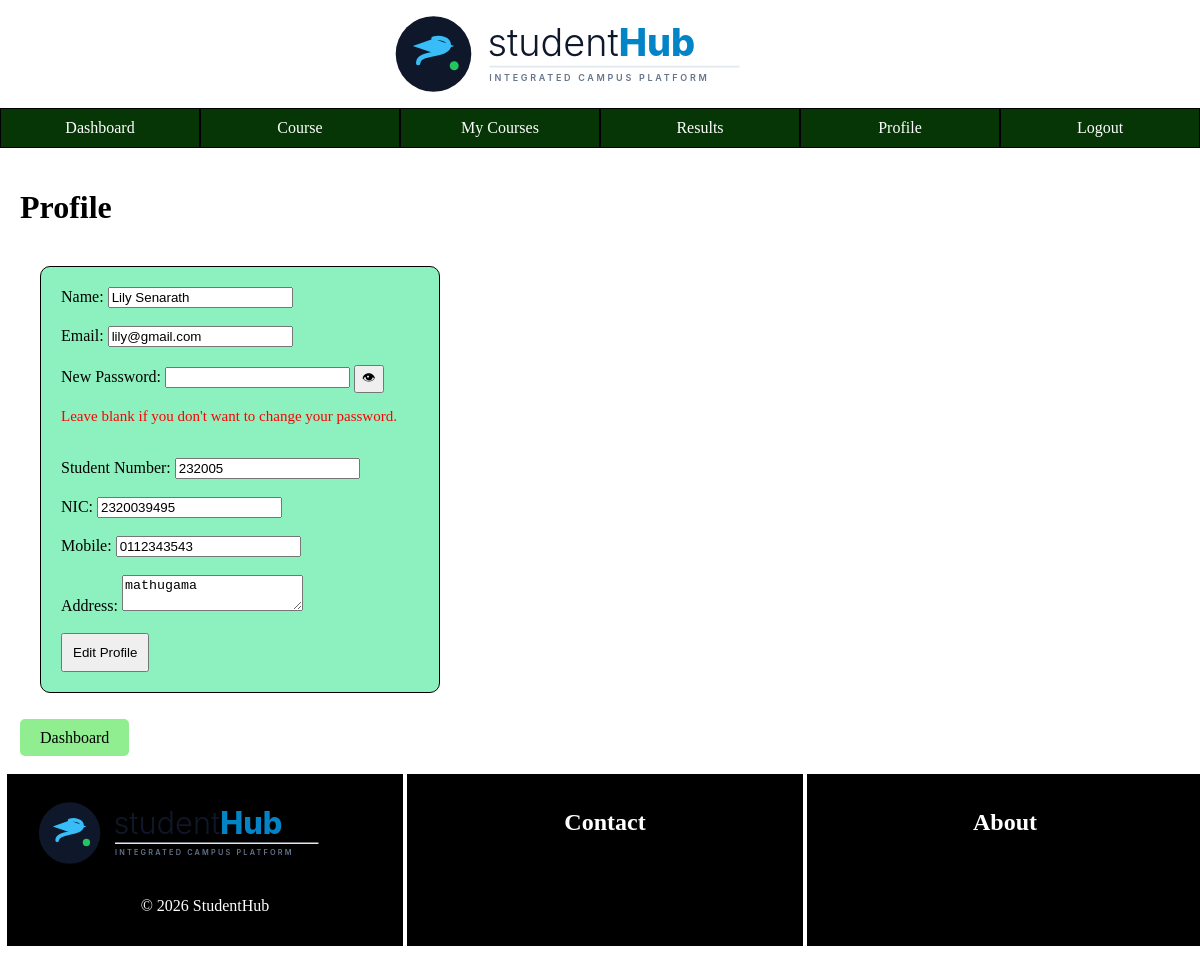
/student/profile.php (signed in), run on the app's committed database.
### tables this page shows
CREATE TABLE `users` (
  `user_id` int(11) NOT NULL,
  `name` varchar(100) NOT NULL,
  `email` varchar(100) NOT NULL,
  `password` varchar(225) NOT NULL,
  `role` varchar(20) NOT NULL
);

CREATE TABLE `students` (
  `student_id` int(11) NOT NULL,
  `user_id` int(11) NOT NULL,
  `student_number` varchar(20) DEFAULT NULL,
  `nic` varchar(20) DEFAULT NULL,
  `mobile` varchar(20) DEFAULT NULL,
  `address` varchar(255) DEFAULT NULL
);

### student/profile.php (the view, shortened to what this page needs)
<?php
    include "../includes/db.php";
    $user_id = $_SESSION['user_id'];
    $stmt2 = $conn->prepare("SELECT name, email, password FROM users WHERE user_id = ?");
    $stmt2->bind_param("i", $user_id);
    $stmt2->execute();
    $user = $stmt2->get_result()->fetch_assoc();
    $stmt1 = $conn->prepare("SELECT nic, mobile, student_number, address FROM students WHERE user_id = ?");
    $stmt1->bind_param("i", $user_id);
    $stmt1->execute();
    $student = $stmt1->get_result()->fetch_assoc();
?>
<!DOCTYPE html>
<html lang="en">
<head>
    <link rel="stylesheet" href="/student_management/css/style.css">
</head>
<body>
    <?php
        include "../includes/header.php";
    ?>
    <?php
        include "../includes/student-navbar.php";
    ?>
    <div class="content">
        <h1>Profile</h1>
        <br>
        <form action="profile.php" method="POST">
            <label for="name">Name:</label>
            <input type="text" name="name" id="name" value="<?php echo htmlspecialchars($user['name']); ?>" required>
            <br><br>
            <label for="email">Email:</label>
            <input type="email" name="email" id="email" value="<?php echo htmlspecialchars($user['email']); ?>" required>
            <br><br>
            <label for="password">New Password:</label>
            <input type="password" name="password" id="password">
            <input type="button" onclick="togglePassword()" value="👁">
            <p>Leave blank if you don't want to change your password.</p>
            <br>
            <label for="student_number">Student Number:</label>
            <input type="text" name="student_number" id="student_number" value="<?php echo htmlspecialchars($student['student_number']); ?>" required>
            <br><br>
            <label for="nic">NIC:</label>
            <input type="text" name="nic" id="nic" value="<?php echo htmlspecialchars($student['nic']); ?>" required>
            <br><br>
            <label for="mobile">Mobile:</label>
            <input type="text" name="mobile" id="mobile" value="<?php echo htmlspecialchars($student['mobile']); ?>" required>
            <br><br>
            <label for="address">Address:</label>
            <textarea name="address" id="address" required><?php echo htmlspecialchars($student['address']); ?></textarea>
            <br><br>
            <input type="submit" name="submit" value="Edit Profile">
        </form>
        <br><br>
        <a href="dashboard.php">Dashboard</a>
        <br>
    </div>
    <?php
        include "../includes/footer.php";
    ?>
</body>
</html>

### css/style.css (style rules this page uses)
* { box-sizing: border-box; }
html, body { margin: 0; min-height: 100%; }
body { min-height: 100vh; display: flex; flex-direction: column; }

### student/profile.php (style rules this page uses)
.content { margin: 20px; }
.content form { width: 400px; margin-left: 20px; background-color: #8df1bf; border-radius: 10px; border: 1px solid black; padding: 20px; }
.content a { text-decoration: none; background-color: lightgreen; color: black; padding: 10px 20px; border-radius: 5px; }
form input[type="submit"] { padding: 10px ; }
form p { font-size: 15px; color: red; }

### data on the page
users: name "Lily Senarath", email "lily@gmail.com"
students: student_number "232005", nic "2320039495", mobile "0112343543", address "mathugama"
